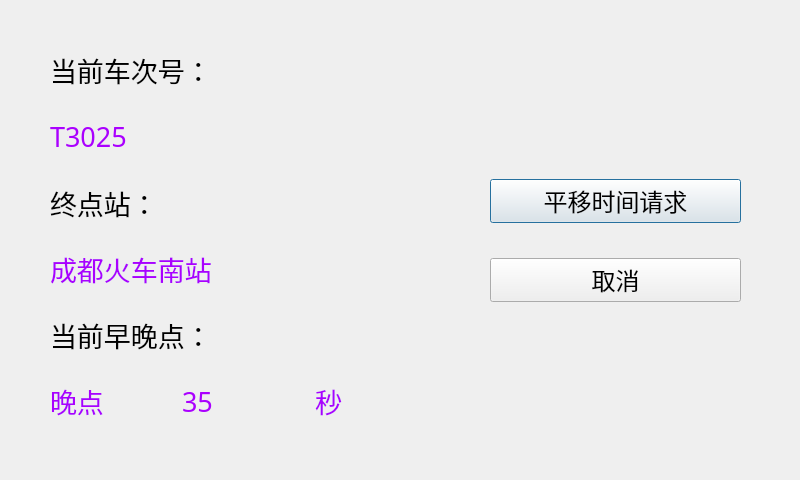
<?xml version="1.0" encoding="UTF-8"?>
<ui version="4.0">
 <class>Dialogtimeshift</class>
 <widget class="QDialog" name="Dialogtimeshift">
  <property name="geometry">
   <rect>
    <x>0</x>
    <y>0</y>
    <width>800</width>
    <height>480</height>
   </rect>
  </property>
  <property name="windowTitle">
   <string>Dialog</string>
  </property>
  <widget class="QWidget" name="">
   <property name="geometry">
    <rect>
     <x>50</x>
     <y>40</y>
     <width>391</width>
     <height>391</height>
    </rect>
   </property>
   <layout class="QVBoxLayout" name="verticalLayout_4">
    <item>
     <layout class="QVBoxLayout" name="verticalLayout">
      <item>
       <widget class="QLabel" name="lbl_servicenametitle">
        <property name="font">
         <font>
          <family>微软雅黑</family>
          <pointsize>20</pointsize>
         </font>
        </property>
        <property name="text">
         <string>当前车次号：</string>
        </property>
        <property name="scaledContents">
         <bool>false</bool>
        </property>
       </widget>
      </item>
      <item>
       <widget class="QLabel" name="lbl_service">
        <property name="palette">
         <palette>
          <active>
           <colorrole role="WindowText">
            <brush brushstyle="SolidPattern">
             <color alpha="255">
              <red>170</red>
              <green>0</green>
              <blue>255</blue>
             </color>
            </brush>
           </colorrole>
          </active>
          <inactive>
           <colorrole role="WindowText">
            <brush brushstyle="SolidPattern">
             <color alpha="255">
              <red>170</red>
              <green>0</green>
              <blue>255</blue>
             </color>
            </brush>
           </colorrole>
          </inactive>
          <disabled>
           <colorrole role="WindowText">
            <brush brushstyle="SolidPattern">
             <color alpha="255">
              <red>127</red>
              <green>127</green>
              <blue>127</blue>
             </color>
            </brush>
           </colorrole>
          </disabled>
         </palette>
        </property>
        <property name="font">
         <font>
          <family>微软雅黑</family>
          <pointsize>20</pointsize>
         </font>
        </property>
        <property name="text">
         <string>T3025</string>
        </property>
        <property name="scaledContents">
         <bool>false</bool>
        </property>
       </widget>
      </item>
     </layout>
    </item>
    <item>
     <layout class="QVBoxLayout" name="verticalLayout_2">
      <item>
       <widget class="QLabel" name="lbl_desnametitle">
        <property name="font">
         <font>
          <family>微软雅黑</family>
          <pointsize>20</pointsize>
         </font>
        </property>
        <property name="text">
         <string>终点站：</string>
        </property>
        <property name="scaledContents">
         <bool>false</bool>
        </property>
       </widget>
      </item>
      <item>
       <widget class="QLabel" name="lbl_des">
        <property name="palette">
         <palette>
          <active>
           <colorrole role="WindowText">
            <brush brushstyle="SolidPattern">
             <color alpha="255">
              <red>170</red>
              <green>0</green>
              <blue>255</blue>
             </color>
            </brush>
           </colorrole>
          </active>
          <inactive>
           <colorrole role="WindowText">
            <brush brushstyle="SolidPattern">
             <color alpha="255">
              <red>170</red>
              <green>0</green>
              <blue>255</blue>
             </color>
            </brush>
           </colorrole>
          </inactive>
          <disabled>
           <colorrole role="WindowText">
            <brush brushstyle="SolidPattern">
             <color alpha="255">
              <red>127</red>
              <green>127</green>
              <blue>127</blue>
             </color>
            </brush>
           </colorrole>
          </disabled>
         </palette>
        </property>
        <property name="font">
         <font>
          <family>微软雅黑</family>
          <pointsize>20</pointsize>
         </font>
        </property>
        <property name="text">
         <string>成都火车南站</string>
        </property>
        <property name="scaledContents">
         <bool>false</bool>
        </property>
       </widget>
      </item>
     </layout>
    </item>
    <item>
     <layout class="QVBoxLayout" name="verticalLayout_3">
      <item>
       <widget class="QLabel" name="lbl_delaynametitle">
        <property name="font">
         <font>
          <family>微软雅黑</family>
          <pointsize>20</pointsize>
         </font>
        </property>
        <property name="text">
         <string>当前早晚点：</string>
        </property>
        <property name="scaledContents">
         <bool>false</bool>
        </property>
       </widget>
      </item>
      <item>
       <layout class="QHBoxLayout" name="horizontalLayout">
        <item>
         <widget class="QLabel" name="lbl_delayname">
          <property name="palette">
           <palette>
            <active>
             <colorrole role="WindowText">
              <brush brushstyle="SolidPattern">
               <color alpha="255">
                <red>170</red>
                <green>0</green>
                <blue>255</blue>
               </color>
              </brush>
             </colorrole>
            </active>
            <inactive>
             <colorrole role="WindowText">
              <brush brushstyle="SolidPattern">
               <color alpha="255">
                <red>170</red>
                <green>0</green>
                <blue>255</blue>
               </color>
              </brush>
             </colorrole>
            </inactive>
            <disabled>
             <colorrole role="WindowText">
              <brush brushstyle="SolidPattern">
               <color alpha="255">
                <red>127</red>
                <green>127</green>
                <blue>127</blue>
               </color>
              </brush>
             </colorrole>
            </disabled>
           </palette>
          </property>
          <property name="font">
           <font>
            <family>微软雅黑</family>
            <pointsize>20</pointsize>
           </font>
          </property>
          <property name="text">
           <string>晚点</string>
          </property>
          <property name="scaledContents">
           <bool>false</bool>
          </property>
         </widget>
        </item>
        <item>
         <widget class="QLabel" name="lbl_delay">
          <property name="palette">
           <palette>
            <active>
             <colorrole role="WindowText">
              <brush brushstyle="SolidPattern">
               <color alpha="255">
                <red>170</red>
                <green>0</green>
                <blue>255</blue>
               </color>
              </brush>
             </colorrole>
            </active>
            <inactive>
             <colorrole role="WindowText">
              <brush brushstyle="SolidPattern">
               <color alpha="255">
                <red>170</red>
                <green>0</green>
                <blue>255</blue>
               </color>
              </brush>
             </colorrole>
            </inactive>
            <disabled>
             <colorrole role="WindowText">
              <brush brushstyle="SolidPattern">
               <color alpha="255">
                <red>127</red>
                <green>127</green>
                <blue>127</blue>
               </color>
              </brush>
             </colorrole>
            </disabled>
           </palette>
          </property>
          <property name="font">
           <font>
            <family>微软雅黑</family>
            <pointsize>20</pointsize>
           </font>
          </property>
          <property name="text">
           <string>35</string>
          </property>
          <property name="scaledContents">
           <bool>false</bool>
          </property>
         </widget>
        </item>
        <item>
         <widget class="QLabel" name="lbl_delayunit">
          <property name="palette">
           <palette>
            <active>
             <colorrole role="WindowText">
              <brush brushstyle="SolidPattern">
               <color alpha="255">
                <red>170</red>
                <green>0</green>
                <blue>255</blue>
               </color>
              </brush>
             </colorrole>
            </active>
            <inactive>
             <colorrole role="WindowText">
              <brush brushstyle="SolidPattern">
               <color alpha="255">
                <red>170</red>
                <green>0</green>
                <blue>255</blue>
               </color>
              </brush>
             </colorrole>
            </inactive>
            <disabled>
             <colorrole role="WindowText">
              <brush brushstyle="SolidPattern">
               <color alpha="255">
                <red>127</red>
                <green>127</green>
                <blue>127</blue>
               </color>
              </brush>
             </colorrole>
            </disabled>
           </palette>
          </property>
          <property name="font">
           <font>
            <family>微软雅黑</family>
            <pointsize>20</pointsize>
           </font>
          </property>
          <property name="text">
           <string>秒</string>
          </property>
          <property name="scaledContents">
           <bool>false</bool>
          </property>
         </widget>
        </item>
       </layout>
      </item>
     </layout>
    </item>
   </layout>
  </widget>
  <widget class="QWidget" name="">
   <property name="geometry">
    <rect>
     <x>490</x>
     <y>150</y>
     <width>251</width>
     <height>181</height>
    </rect>
   </property>
   <layout class="QVBoxLayout" name="verticalLayout_5">
    <item>
     <widget class="QPushButton" name="btn_timeshift">
      <property name="font">
       <font>
        <family>微软雅黑</family>
        <pointsize>18</pointsize>
       </font>
      </property>
      <property name="text">
       <string>平移时间请求</string>
      </property>
     </widget>
    </item>
    <item>
     <widget class="QPushButton" name="btn_cancel">
      <property name="font">
       <font>
        <family>微软雅黑</family>
        <pointsize>18</pointsize>
       </font>
      </property>
      <property name="text">
       <string>取消</string>
      </property>
     </widget>
    </item>
   </layout>
  </widget>
 </widget>
 <resources/>
 <connections/>
</ui>
